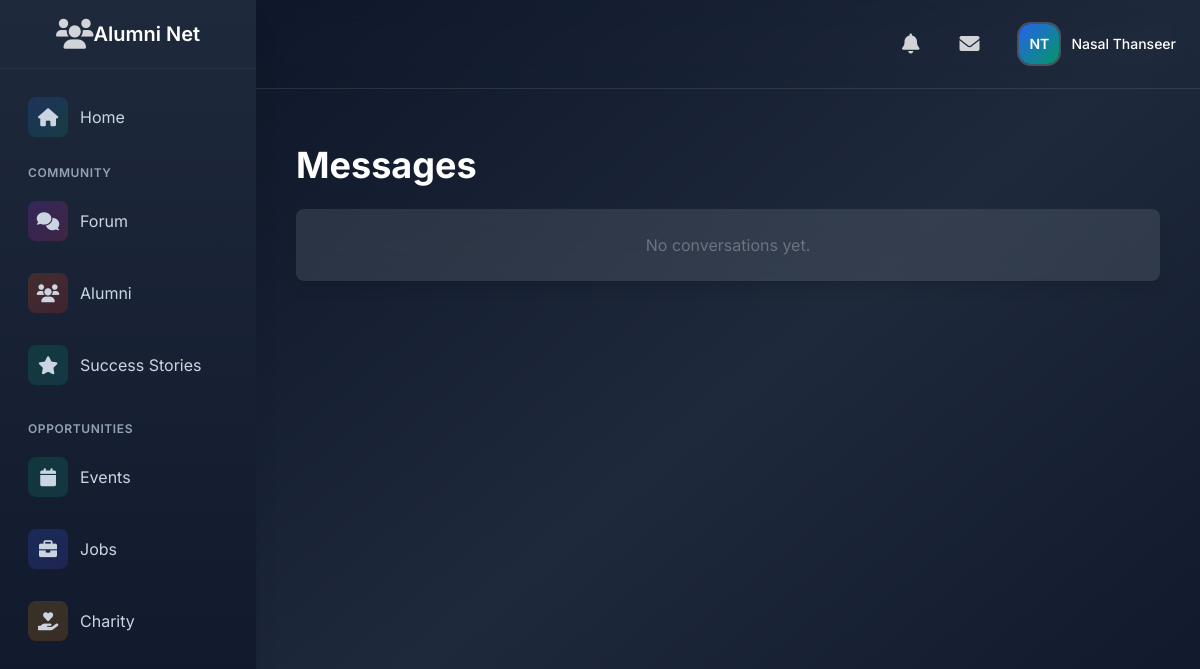
The app's page /messaging/conversation/ (signed in), older data.
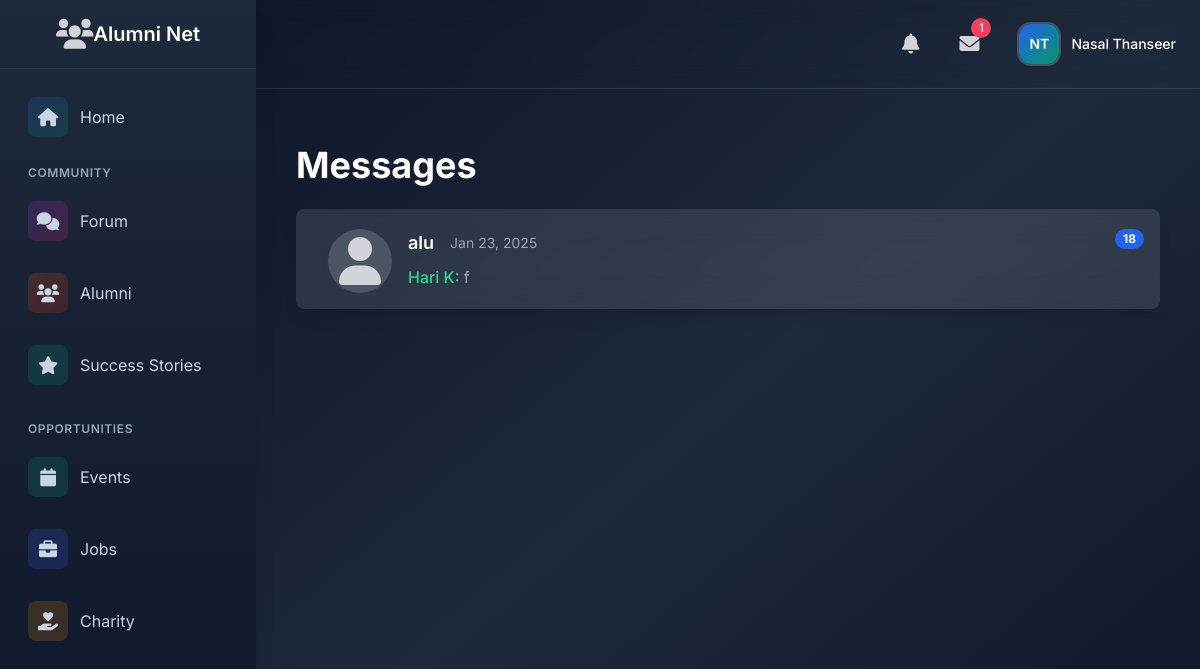
The same page, newer data.
### messaging/models.py (models this page shows, shortened)
class Conversation(models.Model):
    participants = models.ManyToManyField(settings.AUTH_USER_MODEL, related_name='conversations')
    created_at = models.DateTimeField(auto_now_add=True)
    updated_at = models.DateTimeField(auto_now=True)
    is_active = models.BooleanField(default=True)
    @property
    def last_message(self):
        return self.messages.order_by('-created_at').first()
    class Meta:
        ordering = ['-updated_at']

class Message(models.Model):
    conversation = models.ForeignKey(Conversation, related_name='messages', on_delete=models.CASCADE)
    sender = models.ForeignKey(settings.AUTH_USER_MODEL, related_name='sent_messages', on_delete=models.CASCADE)
    content = models.TextField()
    created_at = models.DateTimeField(auto_now_add=True)
    is_read = models.BooleanField(default=False)
    class Meta:
        ordering = ['created_at']

### users/models.py (models this page shows, shortened)
class User(AbstractUser):
    USER_TYPES = (
        ('admin', 'Admin'),
        ('alumni', 'Alumni'),
        ('student', 'Student'),
    )
    INDUSTRY_CHOICES = (
        ('it', 'Information Technology'),
        ('finance', 'Finance'),
        ('healthcare', 'Healthcare'),
        ('education', 'Education'),
        ('manufacturing', 'Manufacturing'),
        ('retail', 'Retail'),
        ('consulting', 'Consulting'),
        ('marketing', 'Marketing'),
        ('other', 'Other')
    )
    AVAILABILITY_CHOICES = (
        ('available', 'Available for Mentorship'),
        ('limited', 'Limited Availability'),
        ('unavailable', 'Not Available'),
    )
    user_type = models.CharField(max_length=10, choices=USER_TYPES, default='student')
    profile_picture = models.ImageField(upload_to='profile_pics/', null=True, blank=True)
    bio = models.TextField(max_length=500, blank=True)
    graduation_year = models.IntegerField(null=True, blank=True)
    current_job_title = models.CharField(max_length=100, blank=True)
    current_company = models.CharField(max_length=100, blank=True)
    industry = models.CharField(max_length=20, choices=INDUSTRY_CHOICES, blank=True)
    years_of_experience = models.PositiveIntegerField(default=0)
    skills = models.TextField(help_text="Enter skills separated by commas", blank=True)
    achievements = models.TextField(blank=True)
    certifications = models.TextField(help_text="Enter certifications separated by commas", blank=True)
    linkedin_profile = models.URLField(max_length=200, blank=True)
    portfolio_link = models.URLField(max_length=200, blank=True)
    mentorship_availability = models.CharField(
        max_length=20,
        choices=AVAILABILITY_CHOICES,
        blank=True
    )
    email_verified = models.BooleanField(default=False)

### messaging/views.py (the view)
# urls.py: path('conversation/', views.conversation_list, name='conversation_list'),
@login_required
def conversation_list(request):
    conversations = request.user.conversations.all().prefetch_related(
        'participants',
        'messages'
    ).order_by('-updated_at')
    for conversation in conversations:
        conversation._request_user = request.user
    return render(request, 'messaging/conversation_list.html', {
        'conversations': conversations
    })

### forum/templatetags/user_tags.py (called while the page is built)
@register.filter
def get_initials(user):
    if user.get_full_name():
        names = user.get_full_name().split()
        initials = ''.join(name[0].upper() for name in names if name)
    else:
        initials = user.username[0:2].upper()
    return initials

### messaging/context_processors.py (called while the page is built)
def unread_message_count(request):
    if request.user.is_authenticated:
        count = Message.objects.filter(
            conversation__participants=request.user,
            sender__in=request.user.conversations.values_list('participants', flat=True),
            is_read=False
        ).exclude(sender=request.user).count()
        return {'unread_message_count': count}
    return {'unread_message_count': 0}

### messaging/templatetags/message_tags.py (called while the page is built)
@register.inclusion_tag('messaging/tags/message_badge.html')
def message_badge(user=None):
    if not user or not user.is_authenticated:
        return {'unread_count': 0}
    conversations = Conversation.objects.filter(participants=user)
    unread_count = Message.objects.filter(
        conversation__in=conversations,
        is_read=False
    ).exclude(sender=user).count()
    return {'unread_count': unread_count}

### messaging/templates/messaging/conversation_list.html (shortened to what the changed rows need)
{% extends "base.html" %}
{% block content %}
<div class="relative max-w-7xl mx-auto px-4 py-8">
    <h1 class="text-4xl font-bold text-white mb-6">Messages</h1>
    <div class="bg-white/10 backdrop-blur-lg rounded-lg shadow-lg overflow-hidden">
        {% if conversations %}
            <div class="divide-y divide-gray-200">
                {% for conversation in conversations %}
                    {% if request.user in conversation.participants.all %}
                        <a href="{% url 'messaging:conversation_detail' conversation.id %}"
                           class="block hover:bg-white/[0.15] transition-all duration-300">
                            <div class="p-4 flex justify-between items-start">
                                <div class="flex items-center">
                                    <div class="ml-4">
                                        {% if conversation.last_message %}
                                            <div class="flex items-start mt-1">
                                                {% with other_participant=conversation.get_other_participant %}
                                                    {% if conversation.last_message.sender.profile_picture %}
                                                        <img src="{{ conversation.last_message.sender.profile_picture.url }}"
                                                     alt="{{ conversation.last_message.sender.get_full_name }}"
                                                             class="w-16 h-16 rounded-full object-cover border-4 border-white">
                                                    {% else %}
                                                        <div class="w-16 h-16 rounded-full bg-gray-600 flex items-center justify-center">
                                                            <i class="fas fa-user text-5xl text-gray-300"></i>
                                                        </div>
                                                    {% endif %}
                                                    <div class="ml-4 flex-grow">
                                                        <div class="flex justify-between items-center">
                                                            <p class="text-white text-lg font-semibold">
                                                                {{ conversation.last_message.sender.username }}
                                                            </p>
                                                            <span class="text-gray-400 pl-4 text-sm">
                                                                {{ conversation.last_message.created_at|date:"M d, Y" }}
                                                            </span>
                                                        </div>
                                                        <p class="text-gray-400 text-base mt-2">
                                                            {% if conversation.last_message.sender == request.user %}
                                                                <span class="text-blue-400 font-medium">You: </span>
                                                            {% else %}
                                                                <span class="text-emerald-400 font-medium">{{ conversation.last_message.sender.get_full_name|default:conversation.last_message.sender.username }}: </span>
                                                            {% endif %}
                                                            {{ conversation.last_message.content|truncatechars:50 }}
                                                        </p>
                                                    </div>
                                                {% endwith %}
                                            </div>
                                        {% else %}
                                            <p class="text-gray-500 text-sm mt-1">No messages yet</p>
                                        {% endif %}
                                    </div>
                                </div>
                                {% if conversation.messages.exists %}
                                    <div class="flex-shrink-0">
                                        {% with unread_count=conversation.messages.filter.count %}
                                            {% if unread_count > 0 %}
                                                <span class="inline-flex items-center justify-center px-2 py-1 text-xs font-bold leading-none text-white bg-blue-600 rounded-full">
                                                    {{ unread_count }}
                                                </span>
                                            {% endif %}
                                        {% endwith %}
                                    </div>
                                {% endif %}
                            </div>
                        </a>
                    {% endif %}
                {% endfor %}
            </div>
        {% else %}
            <div class="p-6 text-center">
                <p class="text-gray-500">No conversations yet.</p>
            </div>
        {% endif %}
    </div>
</div>
{% endblock %}

Row changes from the older to the newer data that the page shows:
added Conversation: last_message.sender.username "alu", last_message.created_at "Jan 23, 2025", last_message.sender.get_full_name "Hari K", last_message.content "f", messages.filter.count "18"
Text that changed along with them:
{{ unread_count }}: (not shown) → "1"
text no longer shown: "No conversations yet."
